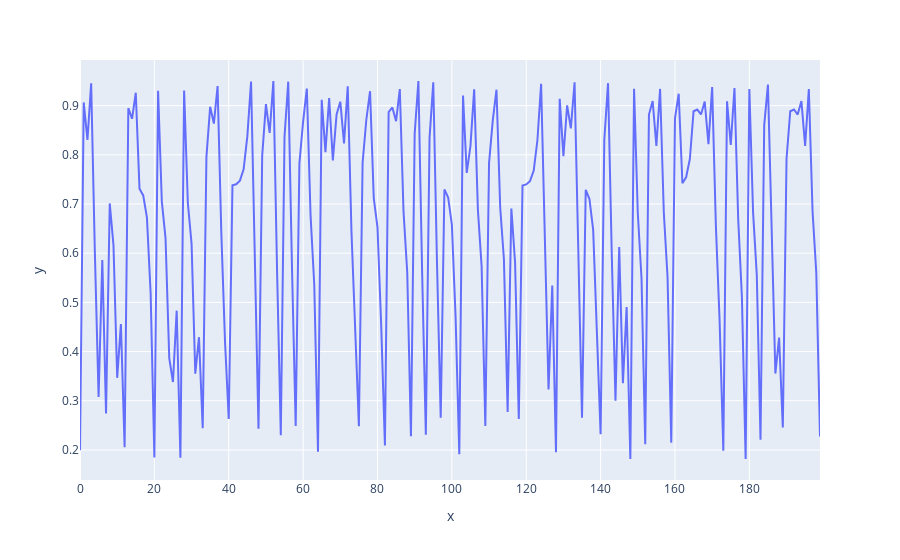

This figure's notebook cell:
### Code cell
import dash
import dash_core_components as dcc
import dash_html_components as html
import plotly.graph_objs as go
import pandas as pd
import plotly.express as px

def logistic(r, x):
    return r * x * (1 - x)

#distinct values      r  (range 0 - 4)
#_______________     _________________
#
#     1               1
#     2               3
#     4               3.4494899
#     8               3.5440905
#    16               3.5644074
#    32               3.5687595
#    64               3.5696917
#   128               3.5698914
#   256               3.5699341
#   512               3.5699433
#  1024               3.5699453
#  2048               3.©
#     .
#     .
#   2^n               3.5699468376

def logistic_values(n=1000, r = 3.5, skip=1000):
    x = 0.5
    s=0
    tmp = skip
    d = {'x':[], 'y':[] ,'s':[] }
    for i in range(skip):
        x = logistic(r, x)
    for i in range(n):
        x = logistic(r, x)
        x = logistic(r, x)
        s += (x-0.585)
        d['x'].append(i)
        d['y'].append(x)
        d['s'].append(s)
    return d
            
        
l = logistic_values(n=200, r=3.8, skip=1200)

df = pd.DataFrame(l)



fig = px.line(df, x="x", y="y")
    
fig

### Figure 1 — Plotly figure (JSON) as saved in the notebook; plotly's stock layout.template omitted (floating-point values rounded to 4 significant figures; data arrays with more than 128 entries replaced by an {"elided": "..."} marker saying what was removed)
{"data": [{"hovertemplate": "x=%{x}<br>y=%{y}<extra></extra>", "legendgroup": "", "line": {"color": "#636efa", "dash": "solid"}, "mode": "lines", "name": "", "orientation": "v", "showlegend": false, "type": "scatter", "x": {"elided": "200 int values"}, "xaxis": "x", "y": {"elided": "200 float values"}, "yaxis": "y"}], "layout": {"legend": {"tracegroupgap": 0}, "margin": {"t": 60}, "xaxis": {"anchor": "y", "domain": [0, 1], "title": {"text": "x"}}, "yaxis": {"anchor": "x", "domain": [0, 1], "title": {"text": "y"}}}}
